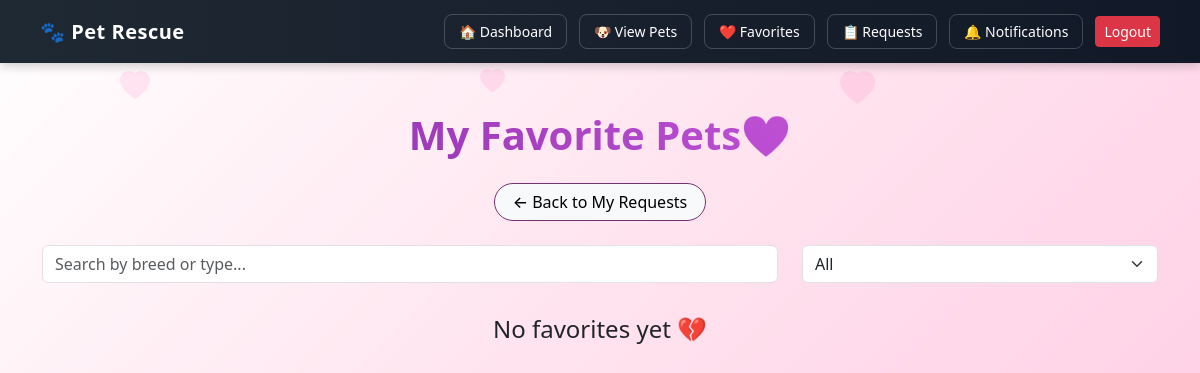
Page /favorites/ (signed in) on the earlier database version.
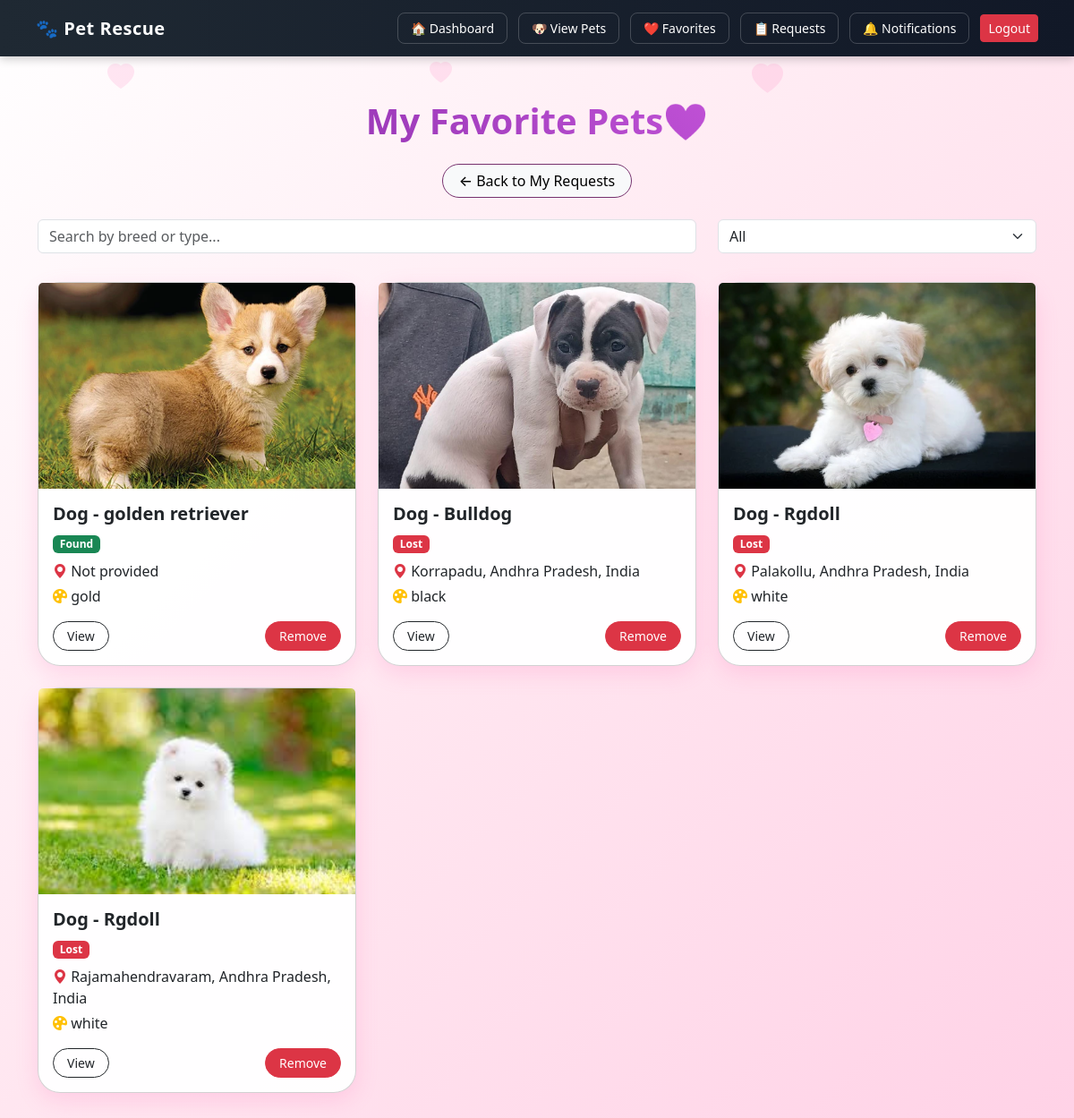
Same page on the later database version.
### pets/models.py (models this page shows, shortened)
class Favorite(models.Model):
    user = models.ForeignKey(settings.AUTH_USER_MODEL, on_delete=models.CASCADE)
    pet = models.ForeignKey(Pet, on_delete=models.CASCADE)
    class Meta:
        unique_together = ('user', 'pet')

class Pet(models.Model):
    PET_TYPES = [
        ('dog', 'Dog'),
        ('cat', 'Cat'),
        ('other', 'Other'),
    ]
    STATUS_CHOICES = [
        ('lost', 'Lost'),
        ('found', 'Found'),
        ('adopted', 'Adopted'),
        ('rescued', 'Rescued'),
    ]
    user = models.ForeignKey(settings.AUTH_USER_MODEL, on_delete=models.CASCADE)
    pet_type = models.CharField(max_length=20, choices=PET_TYPES)
    breed = models.CharField(max_length=100, blank=True, null=True)
    color = models.CharField(max_length=100, blank=True, null=True)
    location = models.CharField(max_length=255, blank=True, null=True)
    latitude = models.FloatField(blank=True, null=True)
    longitude = models.FloatField(blank=True, null=True)
    contact_info = models.CharField(max_length=200, blank=True, null=True)
    description = models.TextField(blank=True)
    image = models.ImageField(upload_to='pets/', null=True, blank=True)
    incident_datetime = models.DateTimeField(blank=True, null=True)
    status = models.CharField(max_length=20, choices=STATUS_CHOICES, default='lost')
    created_at = models.DateTimeField(auto_now_add=True)

### pets/views.py (the view)
# urls.py: path('favorites/', views.favorites, name='favorites'),
@login_required
def favorites(request):
    favorites = Favorite.objects.filter(user=request.user)
    return render(request, 'favorites.html', {'favorites': favorites})

### templates/favorites.html (shortened to what this page needs)
<!DOCTYPE html>
<html>
<head>
    <link href="https://cdn.jsdelivr.net/npm/bootstrap@5.3.2/dist/css/bootstrap.min.css" rel="stylesheet">
    <link href="https://cdn.jsdelivr.net/npm/bootstrap-icons@1.11.3/font/bootstrap-icons.css" rel="stylesheet">
</head>
<body>
    <div class="top-nav">
    <h5>🐾 Pet Rescue</h5>
    <div class="nav-icons">
        <a href="{% url 'dashboard' %}" class="nav-btn">🏠 Dashboard</a>
        <a href="{% url 'all_pets' %}" class="nav-btn">🐶 View Pets</a>
        <a href="{% url 'favorites' %}" class="nav-btn">
            ❤️ Favorites
        </a>
        <a href="{% url 'my_requests' %}" class="nav-btn">
            📋 Requests
        </a>
        <a href="#" class="nav-btn">
            🔔 Notifications
        </a>
        <form method="POST" action="{% url 'account_logout' %}">
            <button class="btn btn-danger btn-sm">Logout</button>
        </form>
    </div>
</div>
<i class="bi bi-heart-fill heart-bg" style="left:10%; font-size:30px; animation-delay:0s;"></i>
<i class="bi bi-heart-fill heart-bg" style="left:40%; font-size:25px; animation-delay:3s;"></i>
<i class="bi bi-heart-fill heart-bg" style="left:70%; font-size:35px; animation-delay:6s;"></i>
<div class="container py-5 fade-in" style="position:relative; z-index:1;">
    <div class="text-center mb-4">
        <h1 class="heading-gradient"> My Favorite Pets❤️</h1>
        <a href="{% url 'my_requests' %}"
        class="btn btn-light mt-3 back-btn">
            ← Back to My Requests
        </a>
    </div>
    <div class="row mb-4">
        <div class="col-md-8 mb-2">
            <input type="text" id="searchInput" class="form-control"
                   placeholder="Search by breed or type...">
        </div>
        <div class="col-md-4">
            <select id="statusFilter" class="form-select">
                <option value="all">All</option>
            </select>
        </div>
    </div>
    <div class="row" id="favoritesContainer">
        {% for fav in favorites %}
        <div class="col-md-6 col-lg-4 mb-4 favorite-item"
             data-status="{{ fav.pet.status|lower }}"
             data-name="{{ fav.pet.pet_type|lower }} {{ fav.pet.breed|lower }}">
            <div class="card favorite-card">
                {% if fav.pet.image %}
                <img src="{{ fav.pet.image.url }}" class="card-img-top">
                {% endif %}
                <div class="card-body">
                    <h5 class="fw-bold">
                        {{ fav.pet.pet_type|title }} - {{ fav.pet.breed }}
                    </h5>
                    {% if fav.pet.status == "lost" %}
                        <span class="badge bg-danger mb-2">Lost</span>
                    {% else %}
                        <span class="badge bg-success mb-2">Found</span>
                    {% endif %}
                    <p class="mb-1">
                        <i class="bi bi-geo-alt-fill text-danger"></i>
                        {{ fav.pet.location|default:"Not provided" }}
                    </p>
                    <p class="mb-3">
                        <i class="bi bi-palette-fill text-warning"></i>
                        {{ fav.pet.color }}
                    </p>
                    <div class="d-flex justify-content-between">
                        <a href="{% url 'pet_detail' fav.pet.id %}"
                           class="btn btn-outline-dark btn-pill">
                            View
                        </a>
                       <button onclick="removeFavorite({{ fav.pet.id }}, this)"
                            class="btn btn-danger btn-pill">
                            Remove
                        </button>
                    </div>
                </div>
            </div>
        </div>
        {% empty %}
        <div class="text-center">
            <h4>No favorites yet 💔</h4>
        </div>
        {% endfor %}
    </div>
</div>
</body>
</html>

Differences in the rows shown:
added Favorite: pet.image (picture), pet.pet_type "Dog", pet.breed "golden retriever", shows "Found", pet.location "Not provided", pet.color "gold"
added Favorite: pet.image (picture), pet.pet_type "Dog", pet.breed "Bulldog", shows "Lost", pet.location "Korrapadu, Andhra Pradesh, India", pet.color "black"
added Favorite: pet.image (picture), pet.pet_type "Dog", pet.breed "Rgdoll", shows "Lost", pet.location "Palakollu, Andhra Pradesh, India", pet.color "white"
added Favorite: pet.image (picture), pet.pet_type "Dog", pet.breed "Rgdoll", shows "Lost", pet.location "Rajamahendravaram, Andhra Pradesh, India", pet.color "white"
Other differences:
text no longer shown: "No favorites yet 💔"
